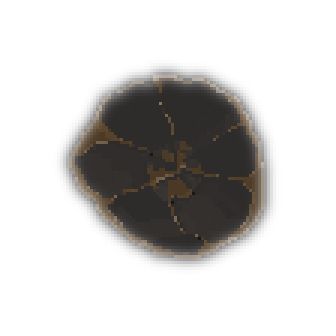
#> input picture assets/decal/stain.png, 112 x 112 px (shown 3 times larger)
$ python hs_decaldiff.py
#> lines starting #> are read from the running program, lines starting #| are printed output that depends on the picture
#!/usr/bin/env python3
# -*- coding: utf-8 -*-
"""얼룩이 «서로 다른가»를 재는 자. (V-179)

여태 자 둘은 얼룩을 **바닥과** 견주기만 했다(밝기 · 꼴). 그러다 보니 «바닥에 잘
녹아든 것»만 통과하고, **통과한 것끼리 똑같아지는 것**은 아무도 안 봤다.
V-179 가 컷을 열어 보고서야 걸렸다 — `stain`·`dust`·새 `pebble` 셋이 다 같은
「부드러운 검은 얼룩」이었다. 자는 그때도 셋 다 OK 를 냈다.
★ [[threshold-and-ruler-must-match]] — 과녁이 「바닥에 녹아듦」 하나뿐이면
  그 축의 끝은 «전부 같은 얼룩» 이다.

  IoU  : 알파 실루엣 겹침. **0.7 이 넘으면 같은 그림 취급.**
  속 결: 이웃 픽셀 밝기차 평균. 선(crack)은 크고, 번진 얼룩은 작다.
"""
import itertools, os, sys
from PIL import Image

ROOT = os.path.dirname(os.path.dirname(os.path.abspath(__file__)))
DUP = 0.70

def feat(p):
#> called with p = 'assets/decal/stain.png'
    im = Image.open(p).convert("RGBA").resize((64, 64), Image.BILINEAR)
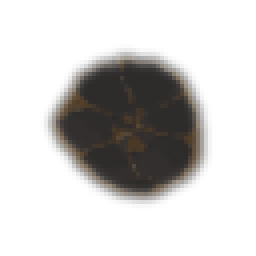
#> im: PIL image 64x64 RGBA (shown 4 times larger); mean R, G, B, A 9.1, 7.4, 5.9, 55; transparent parts drawn white
    px = im.load()
    a = [px[x, y][3] / 255 for y in range(64) for x in range(64)]
#> a = 4096 values, max 0.91 at index 1183, min 0 at index 0, mean 0.216
    l = [0.299 * px[x, y][0] + 0.587 * px[x, y][1] + 0.114 * px[x, y][2]
         for y in range(64) for x in range(64)]
#> l = 4096 values, max 67.43 at index 2924, min 0 at index 0, mean 7.71
    g = [abs(l[y * 64 + x] - l[y * 64 + x + 1]) + abs(l[y * 64 + x] - l[(y + 1) * 64 + x])
         for y in range(63) for x in range(63) if px[x, y][3] > 25]
#> g = 1162 values, max 100.1 at index 1081, min 0 at index 7, mean 11.87
    return a, sum(1 for v in a if v > 0.1) / len(a), (sum(g) / len(g) if g else 0.0)

if __name__ == "__main__":
    args = sys.argv[1:] or ["assets/decal/stain.png", "assets/decal/crack.png",
                            "assets/decal/dust.png"]
    F = {}
    for p in args:
        ap = p if os.path.isabs(p) else os.path.join(ROOT, p)
        F[os.path.basename(p)[:-4]] = feat(ap)
#> pass 2 of the loop `for p in args:`:
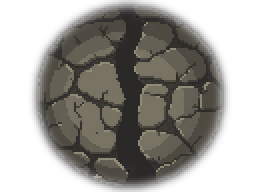
#> input picture assets/decal/crack.png, 128 x 96 px (shown 2 times larger)
#> in feat (call 2), `im = Image.open(p).convert("RGBA").resize((64, 64), Image.BILINEAR)`:
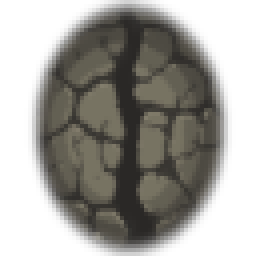
#> im: PIL image 64x64 RGBA (shown 4 times larger); mean R, G, B, A 34.3, 32.4, 27.1, 123.1; transparent parts drawn white
#> a = 4096 values, max 0.91 at index 413, min 0 at index 0, mean 0.483
#> l = 4096 values, max 112.3 at index 1369, min 0 at index 0, mean 32.37
#> in feat (call 2), `g = [abs(l[y * 64 + x] - l[y * 64 + x + 1]) + abs(l[y * 64 + x] - l[(y..`: g = 2453 values, max 93.13 at index 1350, min 0 at index 0, mean 19.31
#> pass 3 of the loop `for p in args:`:
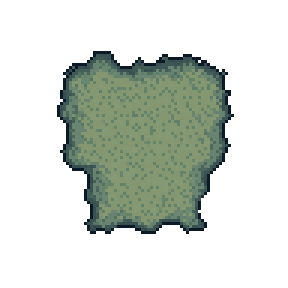
#> input picture assets/decal/dust.png, 96 x 96 px (shown 3 times larger)
#> in feat (call 3), `im = Image.open(p).convert("RGBA").resize((64, 64), Image.BILINEAR)`:
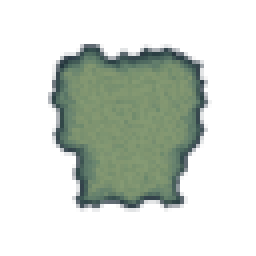
#> im: PIL image 64x64 RGBA (shown 4 times larger); mean R, G, B, A 32.4, 39.7, 32.4, 77.3; transparent parts drawn white
#> a = 4096 values, max 1 at index 789, min 0 at index 0, mean 0.303
#> l = 4096 values, max 143.4 at index 1383, min 0 at index 0, mean 36.65
#> in feat (call 3), `g = [abs(l[y * 64 + x] - l[y * 64 + x + 1]) + abs(l[y * 64 + x] - l[(y..`: g = 1332 values, max 87.3 at index 1298, min 0 at index 591, mean 19.6
    print(f"{'키':<12} {'덮음':>7} {'속 결':>8}")
    for k, (_, cov, g) in F.items():
        print(f"{k:<12} {cov * 100:6.1f}% {g:7.2f}")
#> this loop made 3 passes
#> (k, cov, g) on passes 1 to 3: ('stain', 0.284, 11.87), ('crack', 0.601, 19.31), ('dust', 0.325, 19.6)
#| stain          28.4%   11.87
#| crack          60.1%   19.31
#| dust           32.5%   19.60
    print(f"\n실루엣 겹침(IoU) — {DUP} 넘으면 «같은 그림»")
    bad = 0
    for x, y in itertools.combinations(F, 2):
        ax, ay = F[x][0], F[y][0]
        iou = sum(min(p, q) for p, q in zip(ax, ay)) / sum(max(p, q) for p, q in zip(ax, ay))
        mark = "  ★ 겹침" if iou > DUP else ""
        bad += iou > DUP
        print(f"  {x:<12} vs {y:<12} {iou:5.3f}{mark}")
#> this loop made 3 passes
#> (x, y, iou) on passes 1 to 3: ('stain', 'crack', 0.447), ('stain', 'dust', 0.67), ('crack', 'dust', 0.548)
#|   stain        vs crack        0.447
#|   stain        vs dust         0.670
#|   crack        vs dust         0.548
#> after the loop, bad = 0
    print(f"\n겹치는 짝 {bad}")
#| 겹치는 짝 0
